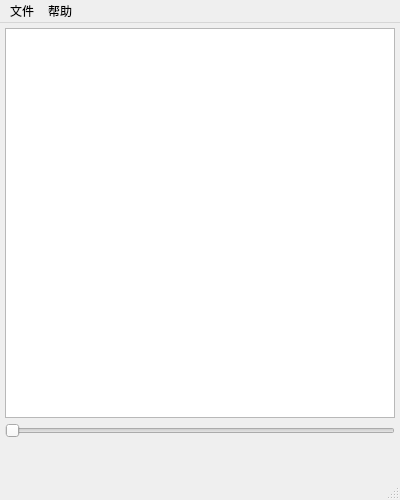
<?xml version="1.0" encoding="UTF-8"?>
<ui version="4.0">
 <class>MainWindow</class>
 <widget class="QMainWindow" name="MainWindow">
  <property name="geometry">
   <rect>
    <x>0</x>
    <y>0</y>
    <width>400</width>
    <height>500</height>
   </rect>
  </property>
  <property name="windowTitle">
   <string>海天鹰录音</string>
  </property>
  <property name="windowIcon">
   <iconset resource="res.qrc">
    <normaloff>:/icon.ico</normaloff>:/icon.ico</iconset>
  </property>
  <widget class="QWidget" name="centralWidget">
   <layout class="QVBoxLayout" name="verticalLayout_2">
    <property name="spacing">
     <number>0</number>
    </property>
    <property name="leftMargin">
     <number>5</number>
    </property>
    <property name="topMargin">
     <number>5</number>
    </property>
    <property name="rightMargin">
     <number>5</number>
    </property>
    <property name="bottomMargin">
     <number>0</number>
    </property>
    <item>
     <layout class="QVBoxLayout" name="verticalLayout">
      <property name="spacing">
       <number>5</number>
      </property>
      <item>
       <widget class="QListView" name="listView">
        <property name="focusPolicy">
         <enum>Qt::NoFocus</enum>
        </property>
        <property name="contextMenuPolicy">
         <enum>Qt::CustomContextMenu</enum>
        </property>
        <property name="iconSize">
         <size>
          <width>32</width>
          <height>32</height>
         </size>
        </property>
       </widget>
      </item>
      <item>
       <widget class="QSlider" name="sliderProgress">
        <property name="focusPolicy">
         <enum>Qt::NoFocus</enum>
        </property>
        <property name="orientation">
         <enum>Qt::Horizontal</enum>
        </property>
       </widget>
      </item>
      <item>
       <layout class="QHBoxLayout" name="horizontalLayout">
        <property name="spacing">
         <number>0</number>
        </property>
        <item>
         <spacer name="horizontalSpacer">
          <property name="orientation">
           <enum>Qt::Horizontal</enum>
          </property>
          <property name="sizeHint" stdset="0">
           <size>
            <width>40</width>
            <height>20</height>
           </size>
          </property>
         </spacer>
        </item>
        <item>
         <widget class="QPushButton" name="pushButtonRec">
          <property name="minimumSize">
           <size>
            <width>35</width>
            <height>35</height>
           </size>
          </property>
          <property name="maximumSize">
           <size>
            <width>35</width>
            <height>35</height>
           </size>
          </property>
          <property name="focusPolicy">
           <enum>Qt::NoFocus</enum>
          </property>
          <property name="text">
           <string/>
          </property>
          <property name="icon">
           <iconset resource="res.qrc">
            <normaloff>:/icon.ico</normaloff>:/icon.ico</iconset>
          </property>
          <property name="iconSize">
           <size>
            <width>32</width>
            <height>32</height>
           </size>
          </property>
          <property name="flat">
           <bool>true</bool>
          </property>
         </widget>
        </item>
        <item>
         <widget class="QPushButton" name="pushButtonContinue">
          <property name="maximumSize">
           <size>
            <width>35</width>
            <height>35</height>
           </size>
          </property>
          <property name="focusPolicy">
           <enum>Qt::NoFocus</enum>
          </property>
          <property name="text">
           <string/>
          </property>
          <property name="icon">
           <iconset resource="res.qrc">
            <normaloff>:/play.png</normaloff>:/play.png</iconset>
          </property>
          <property name="iconSize">
           <size>
            <width>32</width>
            <height>32</height>
           </size>
          </property>
          <property name="flat">
           <bool>true</bool>
          </property>
         </widget>
        </item>
        <item>
         <widget class="QPushButton" name="pushButtonPause">
          <property name="minimumSize">
           <size>
            <width>35</width>
            <height>35</height>
           </size>
          </property>
          <property name="maximumSize">
           <size>
            <width>35</width>
            <height>35</height>
           </size>
          </property>
          <property name="focusPolicy">
           <enum>Qt::NoFocus</enum>
          </property>
          <property name="text">
           <string/>
          </property>
          <property name="icon">
           <iconset resource="res.qrc">
            <normaloff>:/pause.png</normaloff>:/pause.png</iconset>
          </property>
          <property name="iconSize">
           <size>
            <width>32</width>
            <height>32</height>
           </size>
          </property>
          <property name="flat">
           <bool>true</bool>
          </property>
         </widget>
        </item>
        <item>
         <widget class="QPushButton" name="pushButtonStop">
          <property name="maximumSize">
           <size>
            <width>35</width>
            <height>35</height>
           </size>
          </property>
          <property name="focusPolicy">
           <enum>Qt::NoFocus</enum>
          </property>
          <property name="text">
           <string/>
          </property>
          <property name="icon">
           <iconset resource="res.qrc">
            <normaloff>:/stop.png</normaloff>:/stop.png</iconset>
          </property>
          <property name="iconSize">
           <size>
            <width>32</width>
            <height>32</height>
           </size>
          </property>
          <property name="flat">
           <bool>true</bool>
          </property>
         </widget>
        </item>
        <item>
         <spacer name="horizontalSpacer_2">
          <property name="orientation">
           <enum>Qt::Horizontal</enum>
          </property>
          <property name="sizeHint" stdset="0">
           <size>
            <width>40</width>
            <height>20</height>
           </size>
          </property>
         </spacer>
        </item>
       </layout>
      </item>
     </layout>
    </item>
   </layout>
  </widget>
  <widget class="QMenuBar" name="menuBar">
   <property name="geometry">
    <rect>
     <x>0</x>
     <y>0</y>
     <width>400</width>
     <height>24</height>
    </rect>
   </property>
   <widget class="QMenu" name="menu">
    <property name="title">
     <string>文件</string>
    </property>
    <addaction name="action_directory"/>
    <addaction name="action_quit"/>
   </widget>
   <widget class="QMenu" name="menu_2">
    <property name="title">
     <string>帮助</string>
    </property>
    <addaction name="action_about"/>
   </widget>
   <addaction name="menu"/>
   <addaction name="menu_2"/>
  </widget>
  <widget class="QStatusBar" name="statusBar"/>
  <action name="action_directory">
   <property name="text">
    <string>打开目录</string>
   </property>
   <property name="shortcut">
    <string>Ctrl+D</string>
   </property>
  </action>
  <action name="action_about">
   <property name="text">
    <string>关于</string>
   </property>
   <property name="shortcut">
    <string>F1</string>
   </property>
  </action>
  <action name="action_quit">
   <property name="text">
    <string>退出</string>
   </property>
   <property name="shortcut">
    <string>Ctrl+Q</string>
   </property>
  </action>
 </widget>
 <layoutdefault spacing="6" margin="11"/>
 <resources>
  <include location="res.qrc"/>
 </resources>
 <connections/>
</ui>
